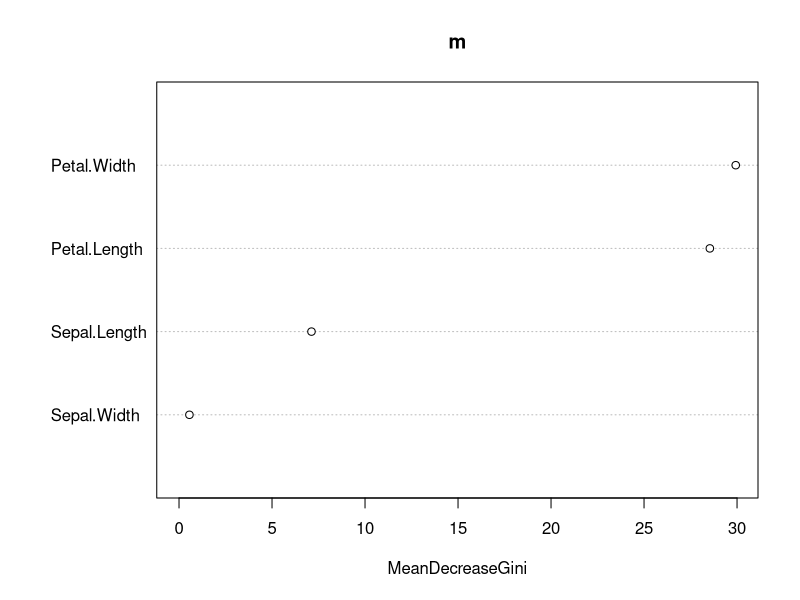
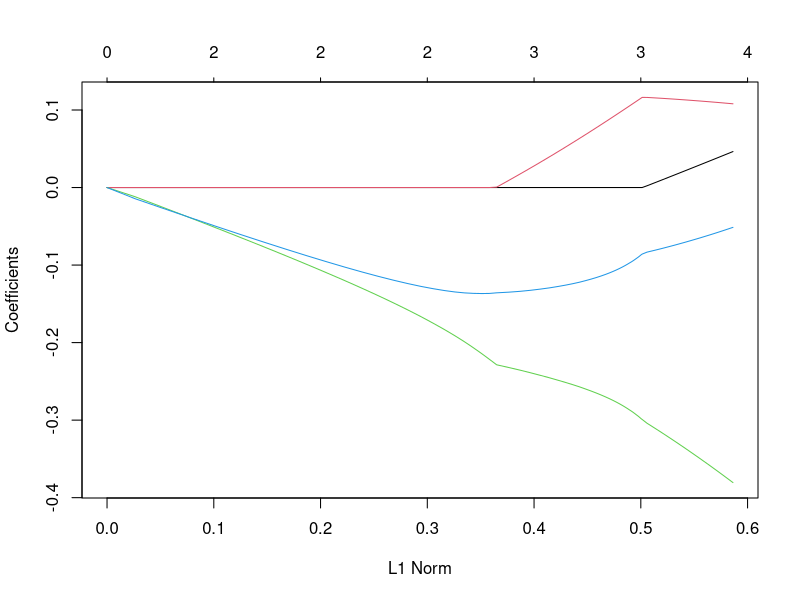
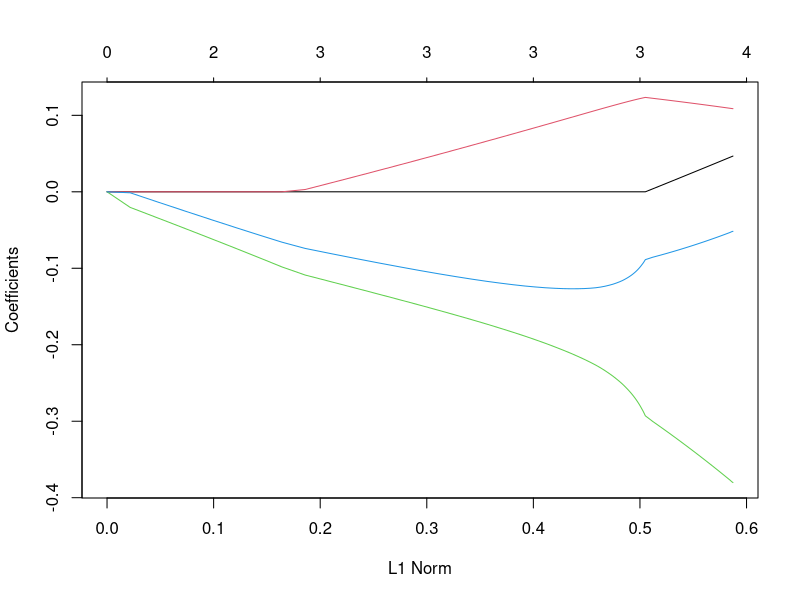
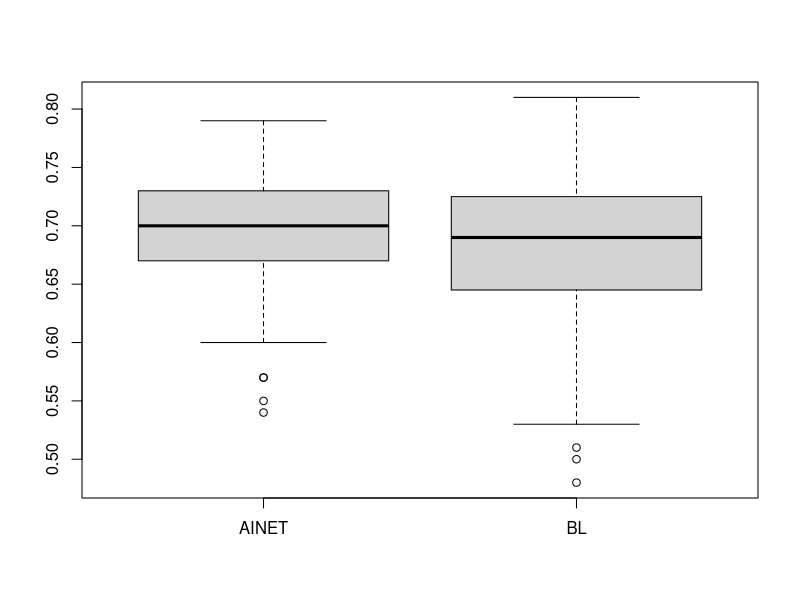

Write R code to recreate these figures, in order.

# Dependencies ------------------------------------------------------------

library(randomForest)
library(glmnet)

# iris example ------------------------------------------------------------

data("iris")

iris$bin <- factor(iris$Species == "setosa")

m <- randomForest(bin ~ . - Species, data = iris)

gamma <- 0.5
pen.f <- 1 - (m$importance / sum(m$importance))^gamma
 
varImpPlot(m)

X <- scale(model.matrix(bin ~ . - Species, data = iris))[, -1]
Y <- as.numeric(iris$bin) - 1

plot(glmnet(x = X, y = Y, penalty.factor = pen.f, alpha = 0.5))
plot(glmnet(x = X, y = Y, alpha = 0.5))

# FUNs --------------------------------------------------------------------

.rm_int <- function(X) {
	if (all(X[, 1] == 1))
		return(X[, -1, drop = FALSE])
	return(X)
}

.importance_penalty <- function(rf, gamma = 1) {
	imp <- rf$importance[, "MeanDecreaseGini"]
	imp <- pmax(imp, 0)
	1 - (imp / sum(imp))^gamma
}

.preproc <- function(formula, data) {
	X <- .rm_int(model.matrix(formula, data))
	Y <- model.response(model.frame(formula, data))
	if (is.factor(Y) & length(levels(Y)) == 2L) {
		Y <- as.numeric(Y) - 1
	}
	return(list(Y = Y, X = X))
}

fglmnet <- function(formula, data, ...) {
	dat <- .preproc(formula, data)
	glmnet(x = dat$X, y = dat$Y, ... = ...)
}

cv.fglmnet <- function(formula, data, ...) {
	dat <- .preproc(formula, data)
	rf <- randomForest(formula, data, importance = TRUE)
	pen.f <- .importance_penalty(rf)
	cv.glmnet(x = dat$X, y = dat$Y, penalty.factor = pen.f, ... = ...)
}

ai_net <- function(formula, data, plot = FALSE, ...) {
	rf <- randomForest(formula, data, importance = TRUE)
	if (plot)
		varImpPlot(rf)
	pen.f <- .importance_penalty(rf)
	fglmnet(formula, data, penalty.factor = pen.f, ... = ...)
}

# Sim example -------------------------------------------------------------

gen_dat <- function(n = 1e2, p = 10, b = rep(1:0, c(2, p -2))) {
	X <- matrix(rnorm(n * p), nrow = n, ncol = p)
	Y <- factor(rbinom(n = n, size = 1, plogis(X %*% b)))
	return(data.frame(Y = Y, X = X))
}

res <- replicate(100, {
	train <- gen_dat()
	test <- gen_dat()
	
	fml <- Y ~ .
	cvm <- cv.fglmnet(fml, train)
	
	m <- ai_net(fml, data = train, lambda = cvm$lambda.1se, plot = FALSE, alpha = 0.5)
	
	preds <- as.numeric(predict(m, newx = .rm_int(model.matrix(fml, test))) > 0.5)
	
	# bl <- glm(Y ~ ., data = train, family = binomial)
	# pbl <- as.numeric(predict(bl, newdata = test, type = "response") > 0.5)
	
	dd <- .preproc(fml, train)
	cbl <- cv.glmnet(x = dd$X, y = dd$Y, alpha = 0.5)
	bl <- glmnet(x = dd$X, y = dd$Y, alpha = 0.5, lambda = cbl$lambda.1se)
	pbl <- as.numeric(predict(bl, newx = .rm_int(model.matrix(fml, test))) > 0.5)
	
	c(AINET = mean(preds == test$Y),
		BL = mean(pbl == test$Y))
})

boxplot(t(res))
